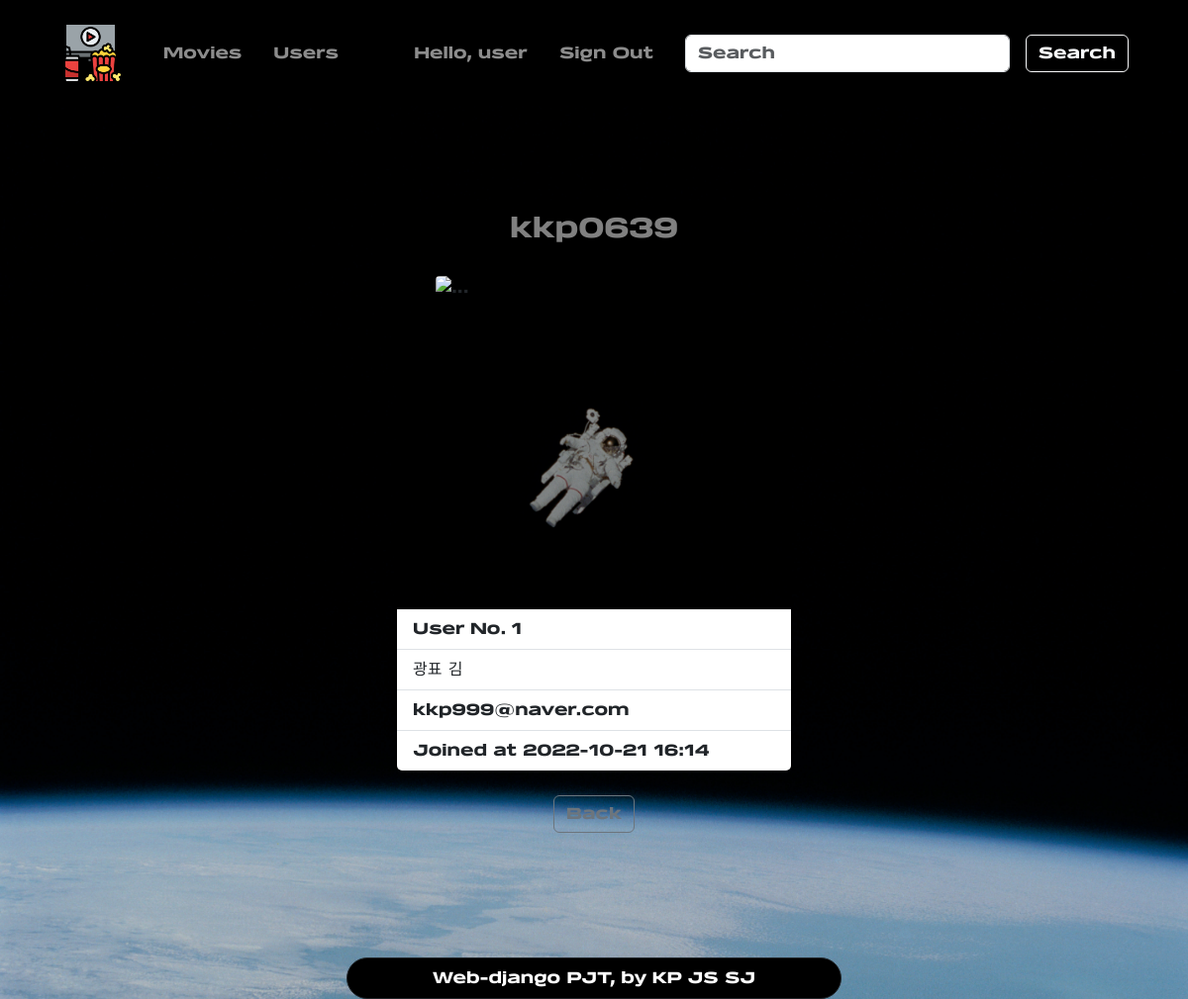
/accounts/1 (signed in), run on the app's committed database.
### accounts/models.py (models this page shows)
class User(AbstractUser):
    pass

### accounts/views.py (the view)
# urls.py: path("<int:pk>", views.profile, name="profile"),
@login_required
def profile(request, pk):
    user = User.objects.get(pk=pk)
    profile = ['https://cdn.pixabay.com/photo/2021/04/05/15/55/neptune-6153867_960_720.png',
    'https://cdn.pixabay.com/photo/2021/04/05/15/48/earth-6153854_960_720.png',
    'https://cdn.pixabay.com/photo/2021/04/05/15/52/jupiter-6153859_960_720.png',
    'https://cdn.pixabay.com/photo/2021/04/05/15/44/venus-6153849_960_720.png',
    'https://cdn.pixabay.com/photo/2021/04/05/15/53/saturn-6153860_960_720.png',
    'https://cdn.pixabay.com/photo/2021/04/05/15/44/mercury-6153848_960_720.png',
    'https://cdn.pixabay.com/photo/2021/04/05/15/48/moon-6153855_960_720.png',
    'https://cdn.pixabay.com/photo/2021/04/05/15/52/mars-6153858_960_720.png',
    'https://cdn.pixabay.com/photo/2021/04/05/15/54/uranus-6153865_960_720.png']
    profile_image = random.choice(profile)
    context = {
        "profile_image": profile_image,
        "user": user,
    }
    return render(request, "accounts/profile.html", context)

### accounts/templates/accounts/profile.html (shortened to what this page needs)
{% extends 'base.html' %}
{% block content %}
  {% load django_bootstrap5 %}
  <div class="container d-flex flex-column align-items-center py-5">
    <div class="card mt-5 mb-4" style="width: 25rem;">
      <div class="card-header text-white opacity-50">
        <h5 class="fs-3 fw-bold text-center my-1">
          {{ user.username }}
        </h5>
      </div>
      <div class="card-body d-flex justify-content-center">
        <img src="{{ profile_image }}" class="card-img-top rounded-1" style="width: 20rem; height: 20rem;" alt="...">
      </div>
      <ul class="list-group list-group-flush">
        <li class="list-group-item">User No.
          {{ user.pk }}</li>
        <li class="list-group-item">{{ user.first_name }}
          {{ user.last_name }}</li>
        <li class="list-group-item">{{ user.email }}</li>
        <li class="list-group-item">Joined at
          {{ user.date_joined|date:'Y-m-d H:i' }}</li>
      </ul>
    </div>
    {% if request.user == user %}
      <div class="mb-5 d-flex justify-content-end">
        <div class="btn-group" role="group">
          <button type="button" class="btn btn-primary dropdown-toggle" data-bs-toggle="dropdown" aria-expanded="false">
            Edit
          </button>
          <ul class="dropdown-menu">
            <li>
              <a class="dropdown-item" href="{% url 'accounts:update' %}" role="button">Edit My Info</a>
            </li>
            <li>
              <hr class="dropdown-dividger">
            </li>
            <li>
              <a class="dropdown-item" href="{% url 'accounts:change_password' %}" role="button">Change Password</a>
            </li>
            <li>
              <hr class="dropdown-divider">
            </li>
            <li>
              <a class="dropdown-item text-danger" href="{% url 'accounts:delete' %}" role="button">Delete Account</a>
            </li>
          </ul>
        </div>
        <a class=" btn btn-outline-secondary mx-3" href="{% url 'accounts:userlist' %}" role="button">Back</a>
      </div>
    {% else %}
      <div class="d-flex justify-content-end">
        <a class=" btn btn-outline-secondary mx-3" href="{% url 'accounts:userlist' %}" role="button">Back</a>
      </div>
    {% endif %}
  </div>
{% endblock content %}

### templates/base.html (shortened to what this page needs)
{% load static %}
{% load django_bootstrap5 %}
<!DOCTYPE html>
<html lang="en">
  <head>
    {% bootstrap_css %}
    <link rel="stylesheet" href="https://cdn.jsdelivr.net/npm/bootstrap-icons@1.9.1/font/bootstrap-icons.css">
    <link rel="stylesheet" href="{% static 'css/style.css' %}" type="text/css">
  </head>
  <body class="background-img">
    <nav class="navbar navbar-expand-lg navbar-dark bg-black py-3">
      <div class="container-fluid w-100">
        <a class="navbar-brand ms-5" href="{% url 'articles:index' %}">
          <img class="" src="{% static 'images/logo.png' %}" alt="logo" height="65">
        </a>
        <div class="collapse navbar-collapse" id="navbarSupportedContent">
          <ul class="navbar-nav me-auto mb-2 mb-lg-0">
            <li class="nav-item mx-3">
              <a class="nav-link" href="{% url 'articles:index' %}">Movies</a>
            </li>
            <li class="nav-item">
              <a class="nav-link" href="{% url 'accounts:userlist' %}">Users</a>
            </li>
          </ul>
          {% if user.is_authenticated %}
            <ul class="navbar-nav">
              <li class="nav-item mx-2">
                <a class="nav-link" href="{% url 'accounts:profile' user.pk %}">Hello,
                  {{ request.user.username }}</a>
              </li>
              <a class="nav-link mx-2" href="{% url 'accounts:logout' %}">Sign Out</a>
            </ul>
          {% endif %}
          <form class="d-flex me-5" role="search">
            <input class="form-control mx-3" type="search" placeholder="Search" aria-label="Search">
            <button class="btn btn-outline-light" type="submit">Search</button>
          </form>
        </div>
      </div>
    </nav>
    {% block content %}{% endblock %}
    <footer class="text-center">
      <div class="position-fixed bottom-0 w-100 d-flex justify-content-center">
        <div class="bg-black py-2 col-5 rounded-5 border border-dark">
          <p class="text-white m-0">Web-django PJT, by KP JS SJ</p>
        </div>
      </div>
      <div class="m-5">
        <br>
      </div>
    </footer>
  </body>
</html>

### static/css/style.css (style rules this page uses)
body { width: 100vw; height: auto; font-family: "belgro"; background-image: url("../images/universe.jpg"); background-repeat: no-epeat; background-size: cover; }
.card { background: rgba(0, 0, 0, 0.42); }

### data on the page
User: user.username "user"
User: username "kkp0639", pk "1", first_name "광표", last_name "김", email "kkp999@naver.com", date_joined "2022-10-21 16:14"
